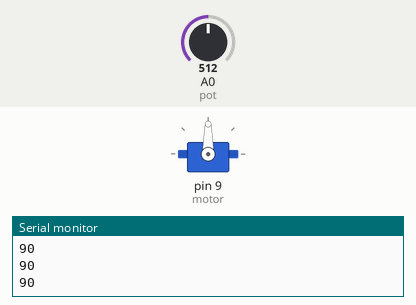
This sketch was run on a simulated Arduino Uno, built with avr-gcc and run on an emulated ATmega328P. Parts: servo, the last lines printed to the serial monitor. The test bench sets the inputs (shaded band); at power-on: A0 (pot) = 512.

Above: at 1.2 s.
1.3 s: A0 (pot) set to 716
At 2.3 s:
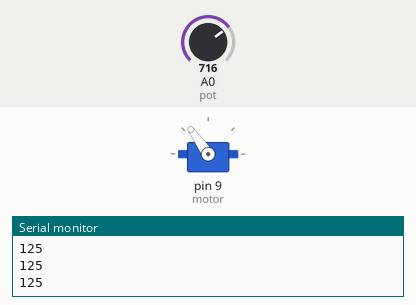
2.8 s: A0 (pot) set to 900
At 3.7 s:
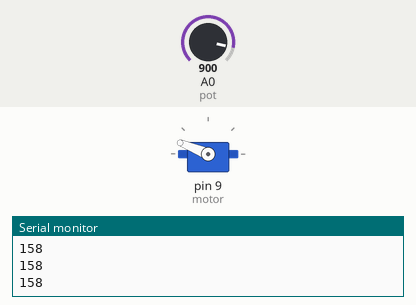
4.3 s: A0 (pot) set to 1023
At 4.6 s:
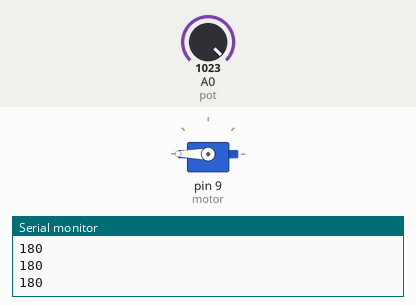
5.8 s: A0 (pot) set to 306
At 6.8 s:
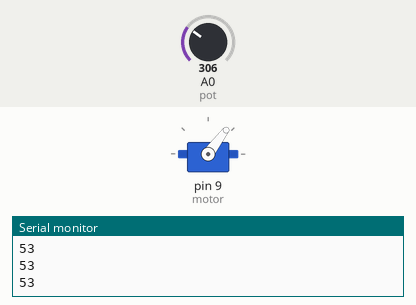
7.3 s: A0 (pot) set to 122
At 8.1 s:
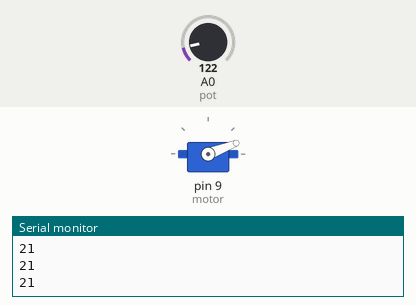
8.8 s: A0 (pot) set to 0
At 9.4 s:
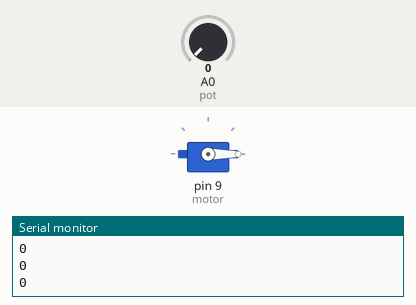
Timing chart, 0 to 11.3 s (numbered marks = the images above; inputs shaded):
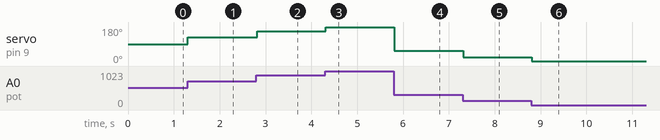

The sketch:

Apostila_Arduino_Projeto_6.ino
```cpp
#include <Servo.h>

Servo servo;

#define motor 9

int pot=0;
int val;

void setup() {
  // put your setup code here, to run once:
  servo.attach(motor);
  Serial.begin(9600);
}

void loop() {
  // put your main code here, to run repeatedly:

  val = analogRead(pot);
  val = map(val,0,1023,0,180);
  servo.write(val);
  Serial.println(val);

  delay(15);

}
```

Measured:
- after the input at 1.3 s, servo on pin 9 (motor): 90° → 125° at once
- after the input at 2.8 s, servo on pin 9 (motor): 125° → 158° at once
- after the input at 4.3 s, servo on pin 9 (motor): 158° → 180° at once
- after the input at 5.8 s, servo on pin 9 (motor): 180° → 53° at once
- after the input at 7.3 s, servo on pin 9 (motor): 53° → 21° at once
- after the input at 8.8 s, servo on pin 9 (motor): 21° → 0° at once
